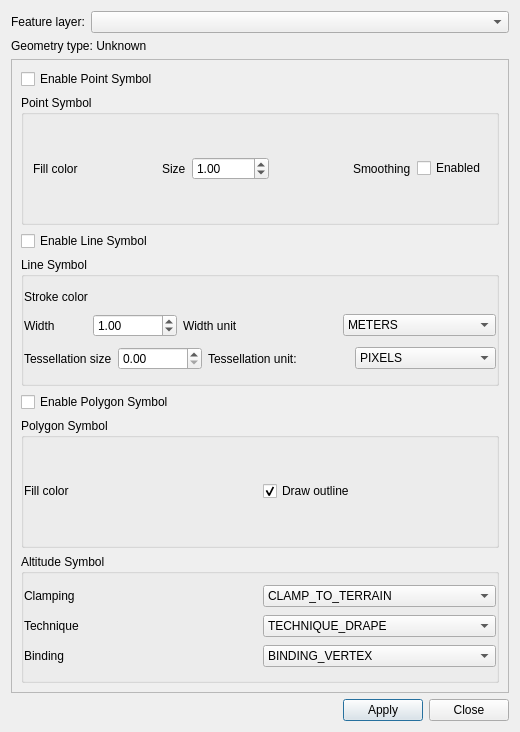
<?xml version="1.0" encoding="UTF-8"?>
<ui version="4.0">
 <class>SymbologyEditorDialog</class>
 <widget class="QDialog" name="SymbologyEditorDialog">
  <property name="geometry">
   <rect>
    <x>0</x>
    <y>0</y>
    <width>520</width>
    <height>732</height>
   </rect>
  </property>
  <property name="minimumSize">
   <size>
    <width>520</width>
    <height>560</height>
   </size>
  </property>
  <property name="windowTitle">
   <string>Symbology Editor</string>
  </property>
  <layout class="QVBoxLayout" name="dialogLayout">
   <item>
    <layout class="QHBoxLayout" name="layerSelectionLayout">
     <item>
      <widget class="QLabel" name="layerLabel">
       <property name="text">
        <string>Feature layer:</string>
       </property>
      </widget>
     </item>
     <item>
      <widget class="QComboBox" name="layerComboBox">
       <property name="sizePolicy">
        <sizepolicy hsizetype="Expanding" vsizetype="Fixed">
         <horstretch>0</horstretch>
         <verstretch>0</verstretch>
        </sizepolicy>
       </property>
      </widget>
     </item>
    </layout>
   </item>
   <item>
    <widget class="QLabel" name="geometryLabel">
     <property name="text">
      <string>Geometry type: Unknown</string>
     </property>
    </widget>
   </item>
   <item>
    <widget class="QScrollArea" name="symbolsScrollArea">
     <property name="widgetResizable">
      <bool>true</bool>
     </property>
     <widget class="QWidget" name="symbolsScrollAreaContents">
      <property name="geometry">
       <rect>
        <x>0</x>
        <y>0</y>
        <width>496</width>
        <height>606</height>
       </rect>
      </property>
      <layout class="QVBoxLayout" name="symbolsLayout">
       <item>
        <widget class="QCheckBox" name="enablePointSymbolCheckBox">
         <property name="text">
          <string>Enable Point Symbol</string>
         </property>
        </widget>
       </item>
       <item>
        <widget class="QGroupBox" name="pointSymbolGroupBox">
         <property name="title">
          <string>Point Symbol</string>
         </property>
         <layout class="QHBoxLayout" name="pointSymbolLayout">
          <item>
           <widget class="QLabel" name="pointFillColorLabel">
            <property name="text">
             <string>Fill color</string>
            </property>
           </widget>
          </item>
          <item>
           <layout class="QVBoxLayout" name="pointFillColorLayout"/>
          </item>
          <item>
           <spacer name="pointSymbolSpacer">
            <property name="orientation">
             <enum>Qt::Orientation::Horizontal</enum>
            </property>
            <property name="sizeHint" stdset="0">
             <size>
              <width>40</width>
              <height>20</height>
             </size>
            </property>
           </spacer>
          </item>
          <item>
           <widget class="QLabel" name="pointSizeLabel">
            <property name="text">
             <string>Size</string>
            </property>
           </widget>
          </item>
          <item>
           <widget class="QDoubleSpinBox" name="pointSizeSpinBox">
            <property name="minimum">
             <double>0.010000000000000</double>
            </property>
            <property name="maximum">
             <double>10000.000000000000000</double>
            </property>
            <property name="value">
             <double>1.000000000000000</double>
            </property>
           </widget>
          </item>
          <item>
           <spacer name="pointSmoothingSpacer">
            <property name="orientation">
             <enum>Qt::Orientation::Horizontal</enum>
            </property>
            <property name="sizeHint" stdset="0">
             <size>
              <width>40</width>
              <height>20</height>
             </size>
            </property>
           </spacer>
          </item>
          <item>
           <widget class="QLabel" name="pointSmoothingLabel">
            <property name="text">
             <string>Smoothing</string>
            </property>
           </widget>
          </item>
          <item>
           <widget class="QCheckBox" name="pointSmoothingCheckBox">
            <property name="text">
             <string>Enabled</string>
            </property>
           </widget>
          </item>
         </layout>
        </widget>
       </item>
       <item>
        <widget class="QCheckBox" name="enableLineSymbolCheckBox">
         <property name="text">
          <string>Enable Line Symbol</string>
         </property>
        </widget>
       </item>
       <item>
        <widget class="QGroupBox" name="lineSymbolGroupBox">
         <property name="title">
          <string>Line Symbol</string>
         </property>
         <layout class="QVBoxLayout" name="verticalLayout">
          <property name="leftMargin">
           <number>0</number>
          </property>
          <property name="rightMargin">
           <number>0</number>
          </property>
          <item>
           <layout class="QHBoxLayout" name="lineStyleLayout">
            <item>
             <layout class="QHBoxLayout" name="lineColorLayoutContainer">
              <item>
               <widget class="QLabel" name="lineColorLabel">
                <property name="text">
                 <string>Stroke color</string>
                </property>
               </widget>
              </item>
              <item>
               <layout class="QVBoxLayout" name="lineColorLayout"/>
              </item>
             </layout>
            </item>
           </layout>
          </item>
          <item>
           <layout class="QHBoxLayout" name="horizontalLayout">
            <item>
             <layout class="QHBoxLayout" name="lineWidthLayout">
              <item>
               <widget class="QLabel" name="lineWidthLabel">
                <property name="text">
                 <string>Width</string>
                </property>
               </widget>
              </item>
              <item>
               <widget class="QDoubleSpinBox" name="lineWidthSpinBox">
                <property name="minimum">
                 <double>0.000000000000000</double>
                </property>
                <property name="maximum">
                 <double>1000000.000000000000000</double>
                </property>
                <property name="value">
                 <double>1.000000000000000</double>
                </property>
               </widget>
              </item>
             </layout>
            </item>
            <item>
             <widget class="QLabel" name="lineWidthUnitsLabel">
              <property name="text">
               <string>Width unit</string>
              </property>
             </widget>
            </item>
            <item>
             <widget class="QComboBox" name="lineTessellationUnitsComboBox">
              <item>
               <property name="text">
                <string>METERS</string>
               </property>
              </item>
              <item>
               <property name="text">
                <string>KILOMETERS</string>
               </property>
              </item>
             </widget>
            </item>
           </layout>
          </item>
          <item>
           <layout class="QHBoxLayout" name="horizontalLayout_2">
            <item>
             <layout class="QHBoxLayout" name="lineTessellationSizeLayout">
              <item>
               <widget class="QLabel" name="lineTessellationSizeLabel">
                <property name="text">
                 <string>Tessellation size</string>
                </property>
               </widget>
              </item>
              <item>
               <widget class="QDoubleSpinBox" name="lineTessellationSizeSpinBox">
                <property name="minimum">
                 <double>0.000000000000000</double>
                </property>
                <property name="maximum">
                 <double>1000000.000000000000000</double>
                </property>
               </widget>
              </item>
             </layout>
            </item>
            <item>
             <widget class="QLabel" name="lineTessellationUnitsLabel">
              <property name="text">
               <string>Tessellation unit:</string>
              </property>
             </widget>
            </item>
            <item>
             <widget class="QComboBox" name="lineWidthUnitsComboBox">
              <item>
               <property name="text">
                <string>PIXELS</string>
               </property>
              </item>
              <item>
               <property name="text">
                <string>METERS</string>
               </property>
              </item>
              <item>
               <property name="text">
                <string>KILOMETERS</string>
               </property>
              </item>
             </widget>
            </item>
           </layout>
          </item>
         </layout>
        </widget>
       </item>
       <item>
        <widget class="QCheckBox" name="enablePolygonSymbolCheckBox">
         <property name="text">
          <string>Enable Polygon Symbol</string>
         </property>
        </widget>
       </item>
       <item>
        <widget class="QGroupBox" name="polygonSymbolGroupBox">
         <property name="title">
          <string>Polygon Symbol</string>
         </property>
         <layout class="QVBoxLayout" name="polygonSymbolLayout">
          <property name="leftMargin">
           <number>0</number>
          </property>
          <property name="topMargin">
           <number>0</number>
          </property>
          <property name="rightMargin">
           <number>0</number>
          </property>
          <property name="bottomMargin">
           <number>0</number>
          </property>
          <item>
           <layout class="QHBoxLayout" name="polygonAppearanceLayout">
            <item>
             <layout class="QHBoxLayout" name="polygonFillLayout">
              <item>
               <widget class="QLabel" name="polygonFillColorLabel">
                <property name="text">
                 <string>Fill color</string>
                </property>
               </widget>
              </item>
              <item>
               <layout class="QVBoxLayout" name="polygonFillColorLayout"/>
              </item>
             </layout>
            </item>
            <item>
             <widget class="QCheckBox" name="polygonOutlineCheckBox">
              <property name="text">
               <string>Draw outline</string>
              </property>
              <property name="checked">
               <bool>true</bool>
              </property>
             </widget>
            </item>
           </layout>
          </item>
         </layout>
        </widget>
       </item>
       <item>
        <widget class="QGroupBox" name="altitudeSymbolGroupBox">
         <property name="title">
          <string>Altitude Symbol</string>
         </property>
         <layout class="QVBoxLayout" name="verticalLayout_2">
          <property name="leftMargin">
           <number>0</number>
          </property>
          <property name="rightMargin">
           <number>0</number>
          </property>
          <item>
           <layout class="QHBoxLayout" name="altitudeClampingLayout">
            <item>
             <widget class="QLabel" name="altitudeClampingLabel">
              <property name="text">
               <string>Clamping</string>
              </property>
             </widget>
            </item>
            <item>
             <widget class="QComboBox" name="altitudeClampingComboBox">
              <item>
               <property name="text">
                <string>CLAMP_TO_TERRAIN</string>
               </property>
              </item>
              <item>
               <property name="text">
                <string>CLAMP_ABSOLUTE</string>
               </property>
              </item>
              <item>
               <property name="text">
                <string>CLAMP_RELATIVE_TO_TERRAIN</string>
               </property>
              </item>
              <item>
               <property name="text">
                <string>CLAMP_NONE</string>
               </property>
              </item>
             </widget>
            </item>
           </layout>
          </item>
          <item>
           <layout class="QHBoxLayout" name="altitudeTechniqueLayout">
            <item>
             <widget class="QLabel" name="altitudeTechniqueLabel">
              <property name="text">
               <string>Technique</string>
              </property>
             </widget>
            </item>
            <item>
             <widget class="QComboBox" name="altitudeTechniqueComboBox">
              <item>
               <property name="text">
                <string>TECHNIQUE_DRAPE</string>
               </property>
              </item>
              <item>
               <property name="text">
                <string>TECHNIQUE_GPU</string>
               </property>
              </item>
              <item>
               <property name="text">
                <string>TECHNIQUE_SCENE</string>
               </property>
              </item>
              <item>
               <property name="text">
                <string>TECHNIQUE_MAP</string>
               </property>
              </item>
             </widget>
            </item>
           </layout>
          </item>
          <item>
           <layout class="QHBoxLayout" name="altitudeBindingLayout">
            <item>
             <widget class="QLabel" name="altitudeBindingLabel">
              <property name="text">
               <string>Binding</string>
              </property>
             </widget>
            </item>
            <item>
             <widget class="QComboBox" name="altitudeBindingComboBox">
              <item>
               <property name="text">
                <string>BINDING_VERTEX</string>
               </property>
              </item>
              <item>
               <property name="text">
                <string>BINDING_CENTROID</string>
               </property>
              </item>
              <item>
               <property name="text">
                <string>BINDING_ENDPOINT</string>
               </property>
              </item>
             </widget>
            </item>
           </layout>
          </item>
         </layout>
        </widget>
       </item>
      </layout>
     </widget>
    </widget>
   </item>
   <item>
    <layout class="QHBoxLayout" name="dialogButtonLayout">
     <item>
      <spacer name="buttonSpacer">
       <property name="orientation">
        <enum>Qt::Orientation::Horizontal</enum>
       </property>
       <property name="sizeHint" stdset="0">
        <size>
         <width>40</width>
         <height>20</height>
        </size>
       </property>
      </spacer>
     </item>
     <item>
      <widget class="QPushButton" name="applyButton">
       <property name="text">
        <string>Apply</string>
       </property>
      </widget>
     </item>
     <item>
      <widget class="QPushButton" name="cancelButton">
       <property name="text">
        <string>Close</string>
       </property>
      </widget>
     </item>
    </layout>
   </item>
  </layout>
 </widget>
 <resources/>
 <connections>
  <connection>
   <sender>cancelButton</sender>
   <signal>clicked()</signal>
   <receiver>SymbologyEditorDialog</receiver>
   <slot>reject()</slot>
   <hints>
    <hint type="sourcelabel">
     <x>20</x>
     <y>20</y>
    </hint>
    <hint type="destinationlabel">
     <x>20</x>
     <y>20</y>
    </hint>
   </hints>
  </connection>
 </connections>
</ui>
